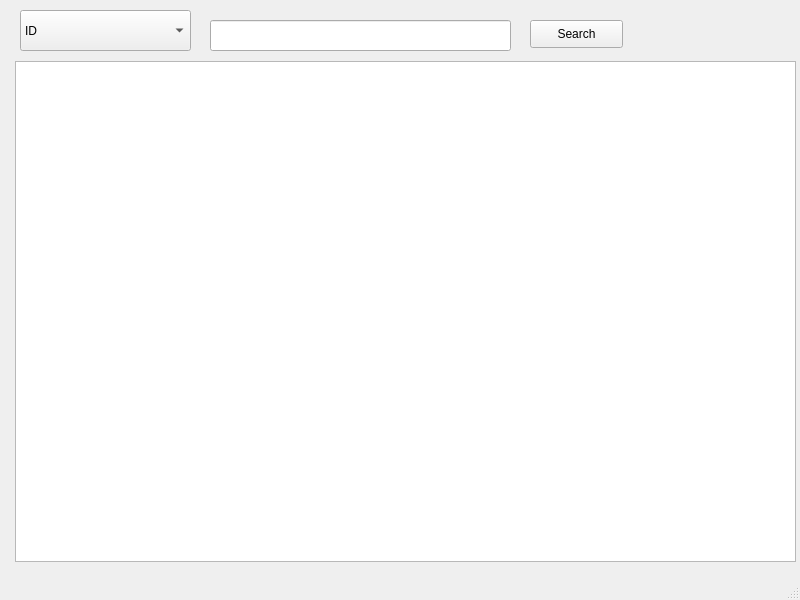
<?xml version="1.0" encoding="UTF-8"?>
<ui version="4.0">
 <class>MainWindow</class>
 <widget class="QMainWindow" name="MainWindow">
  <property name="geometry">
   <rect>
    <x>0</x>
    <y>0</y>
    <width>800</width>
    <height>600</height>
   </rect>
  </property>
  <property name="windowTitle">
   <string>MainWindow</string>
  </property>
  <widget class="QWidget" name="centralwidget">
   <widget class="QPushButton" name="search">
    <property name="geometry">
     <rect>
      <x>530</x>
      <y>20</y>
      <width>93</width>
      <height>28</height>
     </rect>
    </property>
    <property name="text">
     <string>Search</string>
    </property>
   </widget>
   <widget class="QComboBox" name="select">
    <property name="geometry">
     <rect>
      <x>20</x>
      <y>10</y>
      <width>171</width>
      <height>41</height>
     </rect>
    </property>
    <item>
     <property name="text">
      <string>ID</string>
     </property>
    </item>
    <item>
     <property name="text">
      <string>Название сорта</string>
     </property>
    </item>
    <item>
     <property name="text">
      <string>Степень обжарки</string>
     </property>
    </item>
    <item>
     <property name="text">
      <string>Молотый/в зёрнах</string>
     </property>
    </item>
    <item>
     <property name="text">
      <string>Цена</string>
     </property>
    </item>
    <item>
     <property name="text">
      <string>Объём упаковки</string>
     </property>
    </item>
   </widget>
   <widget class="QLineEdit" name="type">
    <property name="geometry">
     <rect>
      <x>210</x>
      <y>20</y>
      <width>301</width>
      <height>31</height>
     </rect>
    </property>
   </widget>
   <widget class="QTableWidget" name="table">
    <property name="geometry">
     <rect>
      <x>15</x>
      <y>61</y>
      <width>781</width>
      <height>501</height>
     </rect>
    </property>
   </widget>
  </widget>
  <widget class="QMenuBar" name="menubar">
   <property name="geometry">
    <rect>
     <x>0</x>
     <y>0</y>
     <width>800</width>
     <height>26</height>
    </rect>
   </property>
  </widget>
  <widget class="QStatusBar" name="statusbar"/>
 </widget>
 <resources/>
 <connections/>
</ui>
